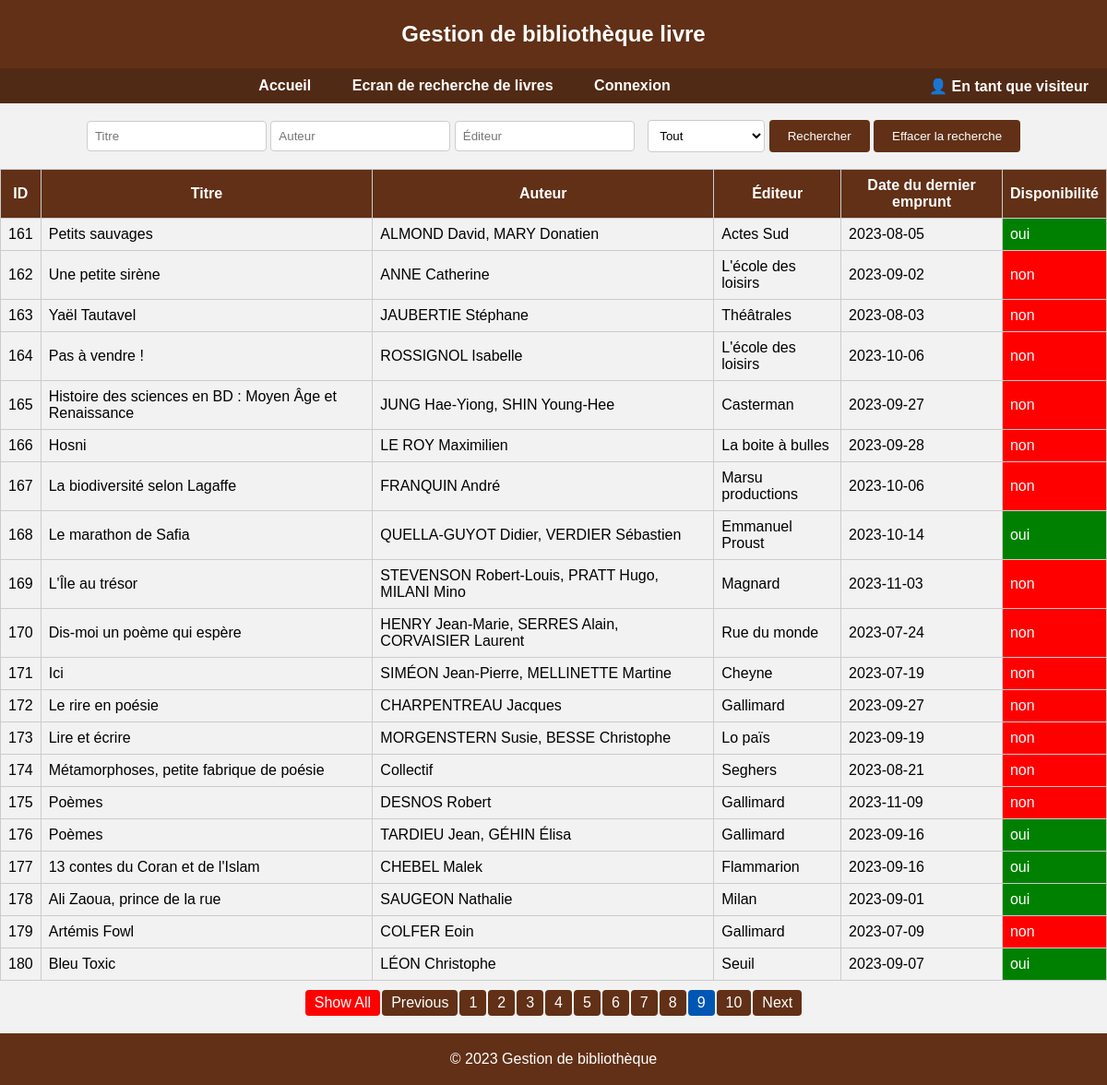
Page /view/livre.php?page=9 on the committed database.
### tables this page shows
CREATE TABLE IF NOT EXISTS `livre` (
  `id` int NOT NULL AUTO_INCREMENT,
  `titre` varchar(255) NOT NULL,
  `genre` varchar(80) DEFAULT NULL,
  `categorie` varchar(100) DEFAULT NULL,
  `id_auteur` int NOT NULL,
  `id_editeur` int NOT NULL,
  `id_genre` int DEFAULT NULL,
  PRIMARY KEY (`id`),
  KEY `fk_auteur` (`id_auteur`),
  KEY `fk_editeur` (`id_editeur`),
  KEY `fk_genre` (`id_genre`)
);

CREATE TABLE IF NOT EXISTS `auteur` (
  `id` int NOT NULL AUTO_INCREMENT,
  `nom` varchar(255) DEFAULT NULL,
  PRIMARY KEY (`id`)
);

CREATE TABLE IF NOT EXISTS `editeur` (
  `id` int NOT NULL AUTO_INCREMENT,
  `nom` varchar(255) DEFAULT NULL,
  PRIMARY KEY (`id`)
);

### requests/LivreRequest.php (called while the page is built, shortened)
<?php
function searchBooks($searchTitle, $searchAuteur, $searchEditeur, $searchDisponible, $page, $perPage, $pdo, $limit = false, $offsetEnable = false)
{
    $offset = ($page - 1) * $perPage;
    $sql = "SELECT
                livre.id,
                livre.titre,
                auteur.nom AS auteur,
                editeur.nom AS editeur,
                MAX(emprunt.date_retour) AS Date_du_dernier_emprunt,
                (
                SELECT
                    COUNT(*)
                FROM
                    emprunt
                WHERE
                    emprunt.id_livre = livre.id
                    AND date_retour IS NULL
                            ) AS emprunt
            FROM
                livre
            INNER JOIN auteur ON
                livre.id_auteur = auteur.id
            INNER JOIN editeur ON
                livre.id_editeur = editeur.id
            LEFT JOIN emprunt ON
                livre.id = emprunt.id_livre
            WHERE
                (livre.titre LIKE :searchTitle
                    AND auteur.nom LIKE :searchAuteur
                    AND editeur.nom LIKE :searchEditeur)";
    $sql .= " GROUP BY livre.id";
    if ($limit) {
        $sql .= " LIMIT :perPage";
    }
    if ($offsetEnable) {
        $sql .= " offset :offset";
    }
    $stmt = $pdo->prepare($sql);
    if ($limit) {
        $stmt->bindParam(':perPage', $perPage, PDO::PARAM_INT);
    }
    if ($offsetEnable) {
        $stmt->bindParam(':offset', $offset, PDO::PARAM_INT);
    }
    $searchParamTitle = '%' . $searchTitle . '%';
    $searchParamAuteur = '%' . $searchAuteur . '%';
    $searchParamEditeur = '%' . $searchEditeur . '%';
    $stmt->bindParam(':searchTitle', $searchParamTitle, PDO::PARAM_STR);
    $stmt->bindParam(':searchAuteur', $searchParamAuteur, PDO::PARAM_STR);
    $stmt->bindParam(':searchEditeur', $searchParamEditeur, PDO::PARAM_STR);
    $stmt->execute();
    $searchResults = $stmt->fetchAll(PDO::FETCH_ASSOC);
    return $searchResults;
}

### view/livre.php (the view, shortened to what this page needs)
<?php
global $searchResults, $pdo;
include "../requests/LivreRequest.php";
include 'header.php';
?>
<form action="#" method="post">
    <div class="test">
        <input type="text" name="searchTitle" value="<?php echo $_SESSION['searchTitle'] ?? ''; ?>" placeholder="Titre"
               id="searchTitle">
        <input type="text" name="searchAuteur" value="<?php echo $_SESSION['searchAuteur'] ?? ''; ?>"
               placeholder="Auteur" id="auteur">
        <input type="text" name="searchEditeur" value="<?php echo $_SESSION['searchEditeur'] ?? ''; ?>"
               placeholder="Éditeur" id="editeur">
        <select id="disponible" name="searchDisponible">
            <option value="all" <?php echo ($_SESSION['searchDisponible'] ?? '') === 'all' ? 'selected' : ''; ?>>Tout
            </option>
        </select>
        <input type="submit" name="searchButton" value="Rechercher">
        <button id="clearStorage" class="clearStorageBtn" name="clearStorage">Effacer la recherche</button>
    </div>
</form>
<?php
$perPage = 20;
$page = isset($_GET['page']) ? (int)$_GET['page'] : 1;
$searchResults = searchBooks(
    $_SESSION['Title'] ?? '',
    $_SESSION['Auteur'] ?? '',
    $_SESSION['Editeur'] ?? '',
    $_SESSION['Disponible'] ?? '',
    $page,
    $perPage,
    $pdo,
    20,
    true
);
$nbRes = count(searchBooks(
    $_SESSION['Title'] ?? '',
    $_SESSION['Auteur'] ?? '',
    $_SESSION['Editeur'] ?? '',
    $_SESSION['Disponible'] ?? '',
    $page,
    $perPage,
    $pdo
));
$totalPages = $nbRes / $perPage;
?>
<?php if (!empty($searchResults)): ?>
    <table>
        <thead>
        <tr>
            <th>ID</th>
            <th>Titre</th>
            <th>Auteur</th>
            <th>Éditeur</th>
            <th>Date du dernier emprunt</th>
            <th>Disponibilité</th>
        </tr>
        </thead>
        <tbody>
        <?php foreach ($searchResults as $result): ?>
            <tr>
                <td><?= $result['id'] ?></td>
                <td><?= $result['titre'] ?></td>
                <td><?= $result['auteur'] ?></td>
                <td><?= $result['editeur'] ?></td>
                <td><?= $result['Date_du_dernier_emprunt'] ?></td>
                <td class="<?= $result['emprunt'] !== 0 ? 'non' : 'oui' ?>"><?= $result['emprunt'] !== 0 ? 'non' : 'oui' ?></td>
            </tr>
        <?php endforeach; ?>
        </tbody>
    </table>
    <div class="paginationContainer">
        <?php
        $showAll = isset($_GET['showAll']) && $_GET['showAll'] == 1;
        $toggleButtonText = $showAll ? 'Hide All' : 'Show All';
        $toggleAction = $showAll ? '0' : '1';
        $buttonClass = $showAll ? 'hide-all' : 'show-all';
        echo '<a class="pagination ' . $buttonClass . '" href="livre.php?showAll=' . $toggleAction . '">' . $toggleButtonText . '</a>';
        $buttonsToShow = 10;
        if (!$showAll) {
            $start = max(1, (int)$page - $buttonsToShow + 2);
            $end = min($start + $buttonsToShow - 1, (int)$totalPages);
            $start = max(1, $end - $buttonsToShow + 1);
            if ($page > 1) {
                echo '<a class="pagination" href="livre.php?page=' . ((int)$page - 1) . '">Previous</a>';
            }
            for ($i = $start; $i <= $end; $i++) {
                $activeClass = ($i === (int)$page) ? 'active' : '';
                echo '<a class="pagination ' . $activeClass . '" href="livre.php?page=' . $i . '">' . $i . '</a>';
            }
            if ($page < $totalPages) {
                echo '<a class="pagination" href="livre.php?page=' . ((int)$page + 1) . '">Next</a>';
            }
        } else {
            for ($i = 1; $i <= $totalPages; $i++) {
                echo '<a class="pagination" href="livre.php?page=' . $i . '">' . $i . '</a>';
            }
        }
        ?>
    </div>
<?php endif; ?>
<?php
include "footer.php";
?>

### css/header.css (style rules this page uses)
body { margin: 0; padding: 0; }
.test { float: right; padding: 0; }

### css/main.css (style rules this page uses)
body { font-family: Arial, sans-serif; background-color: #f2f2f2; height: 100vh; }
table { width: 100%; border-collapse: collapse; }
table, th, td { border: 1px solid #ccc; }
th, td { padding: 8px; }
thead { background-color: #613016; color: #fff; }
td, .textarea { background-color: #f2f2f2; }
.pagination { text-align: center; }
.pagination { display: inline-block; padding: 5px 10px; margin: 1px; background-color: #613016; color: white; text-decoration: none; border-radius: 4px; }
.pagination.active { background-color: #0056b3; }
.paginationContainer { margin-top: 9px; display: flex; justify-content: center; flex-wrap: wrap; }
form { display: flex; align-items: center; flex-direction: column; margin-bottom: 18px; margin-top: 18px; }
input[type="text"], select { flex: 2; padding: 8px; border: 1px solid #ccc; border-radius: 4px; background-color: white; color: black; }
input[type="submit"],.clearStorageBtn { flex: 1; padding: 10px 20px; background-color: #613016; color: white; border: none; border-radius: 4px; cursor: pointer; }
.non { background-color: red; color: white; }
.oui { background-color: green; color: white; }
.pagination.show-all { background-color: red; color: white; }

### rows in the picture
livre: id "161", titre "Petits sauvages", id_auteur.nom "ALMOND David, MARY Donatien", id_editeur.nom "Actes Sud", Date_du_dernier_emprunt "2023-08-05", shows "oui"
livre: id "162", titre "Une petite sirène", id_auteur.nom "ANNE Catherine", id_editeur.nom "L'école des loisirs", Date_du_dernier_emprunt "2023-09-02", shows "non"
livre: id "163", titre "Yaël Tautavel", id_auteur.nom "JAUBERTIE Stéphane", id_editeur.nom "Théâtrales", Date_du_dernier_emprunt "2023-08-03", shows "non"
livre: id "164", titre "Pas à vendre !", id_auteur.nom "ROSSIGNOL Isabelle", id_editeur.nom "L'école des loisirs", Date_du_dernier_emprunt "2023-10-06", shows "non"
livre: id "165", titre "Histoire des sciences en BD : Moyen Âge et Renaissance", id_auteur.nom "JUNG Hae-Yiong, SHIN Young-Hee", id_editeur.nom "Casterman", Date_du_dernier_emprunt "2023-09-27", shows "non"
livre: id "166", titre "Hosni", id_auteur.nom "LE ROY Maximilien", id_editeur.nom "La boite à bulles", Date_du_dernier_emprunt "2023-09-28", shows "non"
livre: id "167", titre "La biodiversité selon Lagaffe", id_auteur.nom "FRANQUIN André", id_editeur.nom "Marsu productions", Date_du_dernier_emprunt "2023-10-06", shows "non"
livre: id "168", titre "Le marathon de Safia", id_auteur.nom "QUELLA-GUYOT Didier, VERDIER Sébastien", id_editeur.nom "Emmanuel Proust", Date_du_dernier_emprunt "2023-10-14", shows "oui"
livre: id "169", titre "L'Île au trésor", id_auteur.nom "STEVENSON Robert-Louis, PRATT Hugo, MILANI Mino", id_editeur.nom "Magnard", Date_du_dernier_emprunt "2023-11-03", shows "non"
livre: id "170", titre "Dis-moi un poème qui espère", id_auteur.nom "HENRY Jean-Marie, SERRES Alain, CORVAISIER Laurent", id_editeur.nom "Rue du monde", Date_du_dernier_emprunt "2023-07-24", shows "non"
livre: id "171", titre "Ici", id_auteur.nom "SIMÉON Jean-Pierre, MELLINETTE Martine", id_editeur.nom "Cheyne", Date_du_dernier_emprunt "2023-07-19", shows "non"
livre: id "172", titre "Le rire en poésie", id_auteur.nom "CHARPENTREAU Jacques", id_editeur.nom "Gallimard", Date_du_dernier_emprunt "2023-09-27", shows "non"
livre: id "173", titre "Lire et écrire", id_auteur.nom "MORGENSTERN Susie, BESSE Christophe", id_editeur.nom "Lo païs", Date_du_dernier_emprunt "2023-09-19", shows "non"
livre: id "174", titre "Métamorphoses, petite fabrique de poésie", id_auteur.nom "Collectif", id_editeur.nom "Seghers", Date_du_dernier_emprunt "2023-08-21", shows "non"
livre: id "175", titre "Poèmes", id_auteur.nom "DESNOS Robert", id_editeur.nom "Gallimard", Date_du_dernier_emprunt "2023-11-09", shows "non"
livre: id "176", titre "Poèmes", id_auteur.nom "TARDIEU Jean, GÉHIN Élisa", id_editeur.nom "Gallimard", Date_du_dernier_emprunt "2023-09-16", shows "oui"
livre: id "177", titre "13 contes du Coran et de l'Islam", id_auteur.nom "CHEBEL Malek", id_editeur.nom "Flammarion", Date_du_dernier_emprunt "2023-09-16", shows "oui"
livre: id "178", titre "Ali Zaoua, prince de la rue", id_auteur.nom "SAUGEON Nathalie", id_editeur.nom "Milan", Date_du_dernier_emprunt "2023-09-01", shows "oui"
livre: id "179", titre "Artémis Fowl", id_auteur.nom "COLFER Eoin", id_editeur.nom "Gallimard", Date_du_dernier_emprunt "2023-07-09", shows "non"
livre: id "180", titre "Bleu Toxic", id_auteur.nom "LÉON Christophe", id_editeur.nom "Seuil", Date_du_dernier_emprunt "2023-09-07", shows "oui"

### other values in the picture
$pageTitle "Gestion de bibliothèque livre"
$toggleButtonText "Show All"
